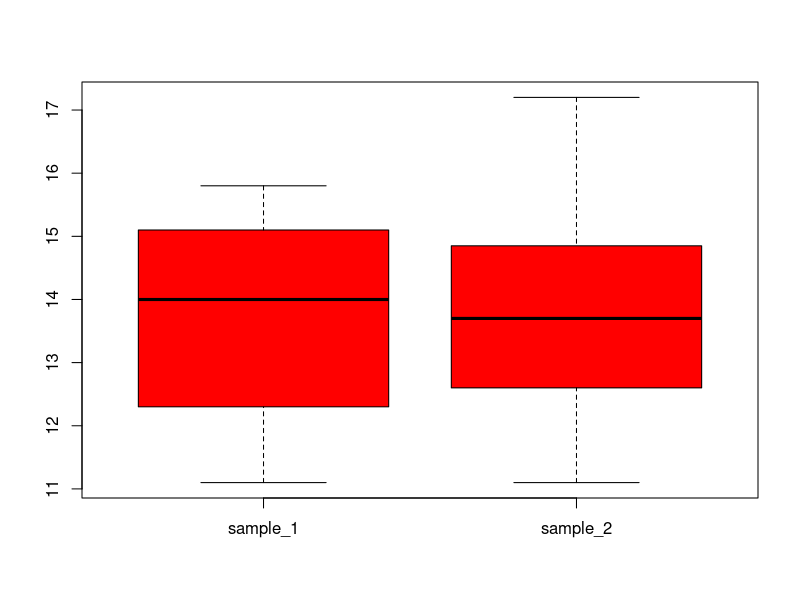

The R script that drew this image:
###problem-05: In order to find out whether children with
#choronic diarrhea have the same average hemoglobin
#level(Hb) that is normally seen in healthy children in the same area
#, a random sample of 10 children with chonic diarrhea are selected and there
# Hb levels <g/dl) are obtained as follows:
# 12.3, 11.4, 14,2, 15.3, 14.8, 13.8, 11.1,15.1,15.8,13.2
#another random sample of 12 children with chonic diarrhea are
# 11.1, 17.2, 13.4, 15.2, 14.1, 13.0, 12.5, 11.5, 12.7, 14.5, 15.3, 14.0
# is there any differance between in mean Hb label between the two group of children???
##############Solution##############
#Ho: mue1=mue2
#H1: mue not equal mue2
level<- 0.05
alpha<- 0.05/2
alpha #0.025
data1<- c(12.3, 11.4, 14.2, 15.3, 14.8, 13.8, 11.1,15.1,15.8,13.2)
n1<- length(data1)
n1
s1<- sd(data1)
s1
x_ber1<- mean(data1)
x_ber1
data2<- c(11.1, 17.2, 13.4, 15.2, 14.1, 13.0, 12.5, 11.5, 12.7, 14.5, 15.3, 14.0)
n2<- length(data2)
n2
s2<- sd(data2)
s2
x_ber2<- mean(data2)
x_ber2
t_tab1<- qt(alpha, n1+n2-2)
t_tab1 #-2.085
t_tab2<- qt(1-alpha, n1+n2-2)
t_tab2 #2.085
####### Checking the variance equal or not ##########
boxplot(list(sample_1=data1, sample_2=data2), col="red")
#If the middle line of both boxplot are very colse then is indicate equal variances.
ratio_sd<- s1/s2
ratio_sd # 0.961985 is close to 1, that's why we can say that they have equal variances.
sp<- sqrt((((n1-1)*s1^2)+((n2-1)*s2^2))/(n1+n2-2))
sp
t_cal<- (x_ber1 - x_ber2)/sqrt(sp^2*((1/n1)+(1/n2)))
t_cal # -0.01150547
#Comments: Ho is accepted, since t_cal= -0.0137 fall between the t_tab value of -2.085 to 2.085
######using p-value###
p_value<- 2*pt(t_cal, n1+n2-2)
p_value # 0.9891
#Comments: since p_value= 0.9891> 0.05, so Ho is accepted.
######### 95% Confidance Interval #########
CI<-c((x_ber1-x_ber2)+(t_tab1*sp*sqrt((1/n1)+(1/n2))), (x_ber1-x_ber2)+t_tab2*sp*sqrt((1/n1)+(1/n2)))
CI # -1.519183 1.502516
# -1.519183 Cofidance interval 95% lower
# 1.502516 Cofidance interval 95% upper
######### Using t.test function ##########
?t.test
t.test(data1, data2, alternative="two.sided", mu=0, paired= FALSE, conf.level=0.95)
######################## For Another Alternative hypothesis #############
# Ho: mue1=mue2
#H1: mue1>mue2
t_cal # -0.0137
?qt
t_tabx<- qt(0.05, n1+n2-2, lower.tail=FALSE)
t_tabx #1.724718
#Comments: Ho is accepted, since t_cal<t_cal.
########### Using P-value ##########
p_valuex<- pt(t_cal, n1+n2-2)
p_valuex # 0.4945988
#Comments: Ho is accepted, since p-valuex= 0.4945988> 0.05